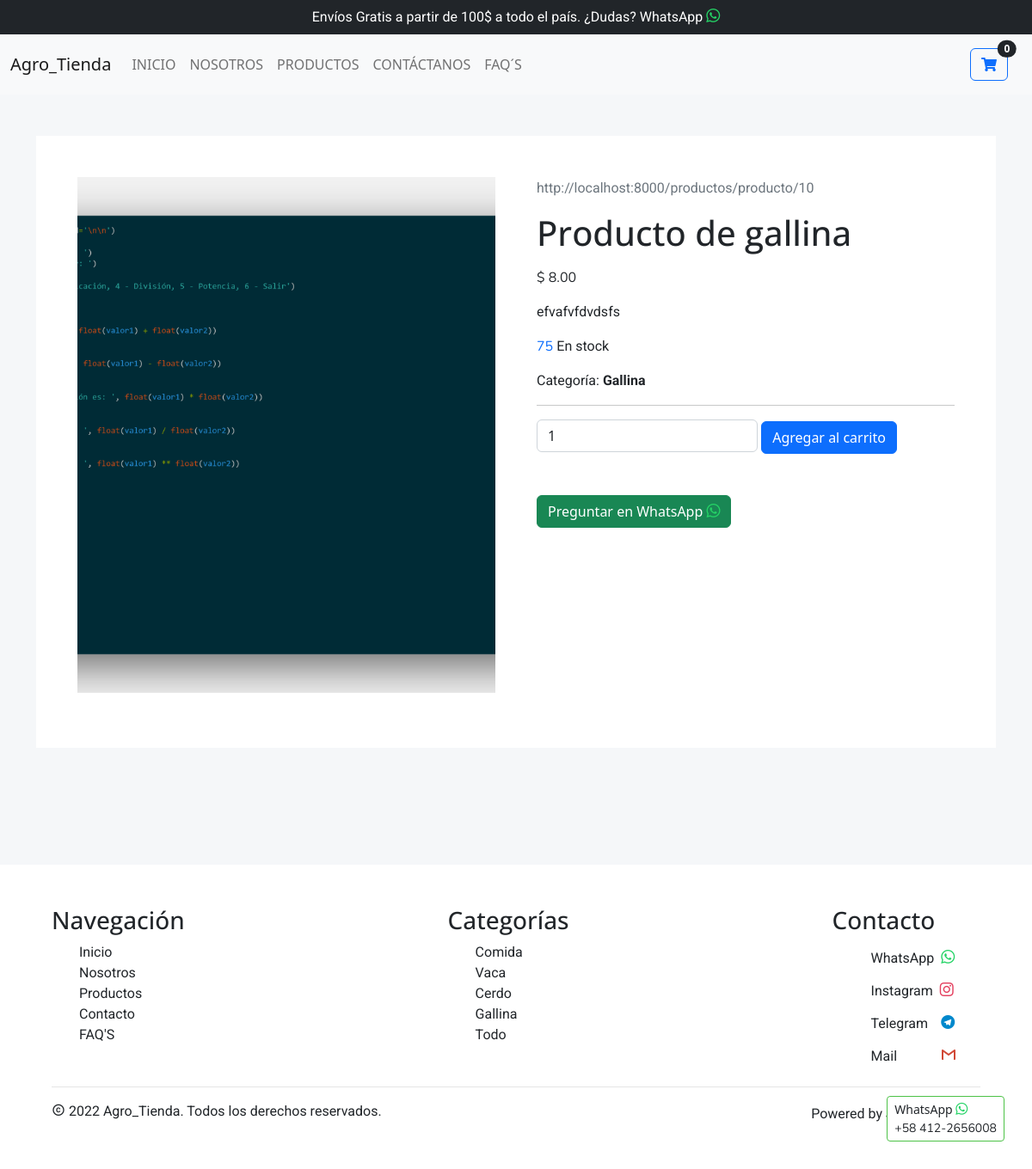
The page /productos/producto/10/ on the database its author committed.
### Productos/models.py (models this page shows, shortened)
class Producto(models.Model):
    nombre = models.CharField(max_length=50)
    descripcion = models.TextField()
    precio = models.DecimalField(max_digits=10, decimal_places=2)
    imagen = models.ImageField(upload_to=save_image_product, blank=True)
    cantidad = models.IntegerField(default=0)
    created_at = models.DateTimeField(auto_now_add=True)
    categoria = models.ForeignKey(Categoria, on_delete=models.SET_NULL, null=True, blank=True)
    recomendar = models.BooleanField(default=False)
    class Meta:
        ordering = ['-created_at']
    def get_absolute_url(self):
        host = 'http://localhost:8000'
        return host + '/productos/producto/' + str(self.id)

class Categoria(models.Model):
    nombre = models.CharField(max_length=50)
    descripcion = models.TextField()
    imagen = models.ImageField(upload_to=save_image_category, blank=True)
    number_prd = models.IntegerField(default=0)

### Productos/views.py (the view)
# urls.py: path('producto/<id>/', detail_producto, name='detail_producto'),
def detail_producto(request, id):
    producto = Producto.objects.get(id=id)
    categories = Categoria.objects.all()
    data = {
        'producto': producto,
        'categories': categories,
    }
    number_prd_cart, cart, cart_prd = get_total_items_cart(request)
    data['number_prd_cart'] = number_prd_cart
    data['cart'] = cart
    data['cart_prd'] = cart_prd
    return render(request, 'productos/detail_producto.html', data)

### Productos/views.py (called while the page is built)
def get_total_items_cart(request):
    if 'cart' in request.session.keys():
        cart = Cart(request)
        number_prd_cart = 0
        cart_prd = []
        for item in cart.get_items():
            number_prd_cart += 1
            cart_prd.append(item)
        return number_prd_cart, cart, cart_prd
    else:
        return 0, None, None

### Productos/templates/productos/detail_producto.html (shortened to what this page needs)
{% extends 'users/base.html' %}
{% load static %}
{% load humanize %}
{% block styles %}
    <link rel="stylesheet" href="{% static 'productos/css/detail_producto.css' %}">
{% endblock %}
{% block container %}
    <div class="container" style="min-height: 100vh">
        <div class="content-product">
            <div class="img_product">
                <figure style="background-image: url({{ producto.imagen.url }})"></figure>
            </div>
            <div class="product_info">
                <a href="{{ producto.get_absolute_url }}" class="text-muted text text-decoration-none">{{ producto.get_absolute_url }}</a>
                <h1 class="title mt-3">{{ producto.nombre }}</h1>
                <p class="precio number mt-3">$ {{ producto.precio | intcomma }}</p>
                <p class="description text">{{ producto.descripcion }}</p>
                <p class="cantidad number"><span class="text-primary">{{ producto.cantidad }}</span> <span class="text">En stock</span></p>
                <p class="category text">Categoría: <span class="fw-bold">{{ producto.categoria.nombre }}</span></p>
                <hr>
                <div class="cart-form">
                    <form action="{% url 'add_to_cart' producto.id %}" method="post" enctype="multipart/form-data">
                        <input type="number" class="form-control" value="1" name="cantidad" style="width: min-content; display: inline-block">
                        <button type="submit" class="btn btn-primary btn-add-cart">Agregar al carrito</button>
                    </form>
                    <a href="https://wa.me/584129032865/?text=Hola, me puede dar información de este producto {{ producto.get_absolute_url }} Producto: {{ producto.nombre }}" class="btn btn-success mt-5">Preguntar en WhatsApp <span class="icon-whatsapp"></span></a>
                </div>
            </div>
        </div>
    </div>
{% endblock %}

### Users/templates/users/base.html (shortened to what this page needs)
{% load static %}
<!DOCTYPE html>
<html lang="en">
<head>
    {% block styles %}
    {% endblock %}
    <link rel="stylesheet" href="{% static 'users/general/base.css' %}">
    <link rel="stylesheet" href="{% static 'users/Iconos/style.css' %}">
    <link rel="stylesheet" href="https://use.fontawesome.com/releases/v5.8.1/css/all.css">
    <link href="https://cdn.jsdelivr.net/npm/bootstrap@5.2.0-beta1/dist/css/bootstrap.min.css" rel="stylesheet"></head>
<body>
    <div class="header" id="up">
        <nav class="navbar navbar-expand-lg navbar-dark bg-dark">
            <p class="text-center text w-100 m-0 text-white">Envíos Gratis a partir de 100$ a todo el país.  ¿Dudas?
                <a href="https://api.whatsapp.com/send?phone=584122656008&text=hola" class="text-reset text-decoration-none">WhatsApp <span class="icon-whatsapp"></span></a></p>
        </nav>
        <nav class="navbar navbar-expand-lg bg-light">
            <div class="container-fluid">
                <a class="navbar-brand" href="#">Agro_Tienda</a>
                <div class="collapse navbar-collapse" id="navbarSupportedContent">
                    <ul class="navbar-nav me-auto mb-2 mb-lg-0">
                        <li class="nav-item">
                            <a class="nav-link" href="{% url 'home' %}">INICIO</a>
                        </li>
                        <li class="nav-item">
                            <a class="nav-link" href="{% url 'about_us' %}">NOSOTROS</a>
                        </li>
                        <li class="nav-item">
                            <a class="nav-link" href="{% url 'productos' %}">PRODUCTOS</a>
                        </li>
                        <li class="nav-item">
                            <a class="nav-link" href="{% url 'contact' %}">CONTÁCTANOS</a>
                        </li>
                        <li class="nav-item">
                            <a class="nav-link" href="{% url 'answers_questions' %}">FAQ´S</a>
                        </li>
                    </ul>
                    <span class="navbar-text">
                        <div class="btn-group me-3">
                            <button type="button" class="btn btn-outline-primary dropdown-toggle cart-button" data-bs-toggle="dropdown" aria-expanded="false">
                                <i class="fas fa-shopping-cart"></i>
                                <span class="position-absolute top-0 start-100 translate-middle badge rounded-pill bg-dark">
                                    {% if 'cart' in request.session.keys %}
                                        {{ number_prd_cart }}
                                    {% else %}
                                        0
                                    {% endif %}
                                    <span class="visually-hidden">unread messages</span></span>
                            </button>
                        </div>
                    </span>
                </div>
            </div>
        </nav>
    </div>
    <div class="super-container">
        {% block container %}
        {% endblock %}
        <a href="https://api.whatsapp.com/send?phone=584122656008" target="_blank" class="btn btn-whatsapp btn-sm text-start">WhatsApp <span class="icon-whatsapp"></span>
            <br><span class="number">+58 412-2656008</span>
        </a>
    </div>
    <footer class="footer mt-5">
        <div class="content-footer container">
            <div class="menu">
                <section class="section-navigation">
                    <h3 class="title">Navegación</h3>
                    <ul class="navigation">
                        <li class="navigation-item text"><a href="{% url 'home' %}" class="text-decoration-none text-dark">Inicio</a></li>
                        <li class="navigation-item text"><a href="{% url 'about_us' %}" class="text-decoration-none text-dark">Nosotros</a></li>
                        <li class="navigation-item text"><a href="{% url 'productos' %}" class="text-decoration-none text-dark">Productos</a></li>
                        <li class="navigation-item text"><a href="{% url 'contact' %}" class="text-decoration-none text-dark">Contacto</a></li>
                        <li class="navigation-item text"><a href="{% url 'answers_questions' %}" class="text-decoration-none text-dark">FAQ'S</a></li>
                    </ul>
                </section>
                <section class="section-categories">
                    <h3 class="title">Categorías</h3>
                    <ul class="categories">
                        {% for category in categories %}
                            <li class="categories-item text"><a href="/productos/?category={{ category.id }}" class="text-decoration-none text-dark">{{ category.nombre | capfirst }}</a></li>
                        {% endfor %}
                        <li class="categories-item text"><a href="{% url 'productos' %}" class="text-decoration-none text-dark">Todo</a></li>
                    </ul>
                </section>
                <section class="section-contact">
                    <h3 class="title">Contacto</h3>
                    <ul class="contact-info-list">
                        <li class="cantact-item text">
                            <a href="https://api.whatsapp.com/send?phone=584122656008" target="_blank" class="btn whatsapp">WhatsApp <span class="icon-whatsapp ms-1"></span></a>
                        </li>
                        <li class="contact-item text">
                            <a href="https://www.instagram.com/carnetoday/" target="_blank" class="btn instagram">Instagram <span class="icon-instagram ms-1"></span></a>
                        </li>
                        <li class="contact-item text">
                            <a href="https://t.me/+584122647923" target="_blank" class="btn telegram">Telegram <span class="icon-telegram" style="color: #0088cc; margin-left: 0.7rem"></span></a>
                        </li>
                        <li class="contact-item text">
                            <a href="mailto:junior31064049@gmail.com" target="_blank" class="btn mail">Mail <span class="icon-gmail ms-5"></span></a>
                        </li>
                    </ul>
                </section>
            </div>
            <div class="copytight">
                <p class="copytight-content text m-0">
                    <span class="icon-copyright"></span> 2022 Agro_Tienda. Todos los derechos reservados.
                </p>
                <p class="poweredby text m-0">Powered by Junior.R
                    <a href="#up"></a>
                </p>
            </div>
        </div>
    </footer>
</body>
</html>

### Productos/static/productos/css/detail_producto.css (style rules this page uses)
.content-product { display: grid; grid-template-columns: 1fr 1fr; gap: 3rem; padding: 3rem; background-color: #fff; margin-top: 3rem; }
.content-product .img_product figure { width: 100%; height: 600px; background-size: cover; background-position: center; background-repeat: no-repeat; }

### Users/static/users/general/base.css (style rules this page uses)
.number { font-family: 'Nunito', sans-serif; }
.title { font-family: 'Open Sans', sans-serif; }
.text { font-family: 'Roboto', sans-serif; }
body { background-color: #f5f7f9 !important; scroll-behavior: smooth; }
.btn-whatsapp { position: fixed; bottom: 2rem; right: 2rem; z-index: 9999; border: 1px solid #4dc247 !important; background-color: #FFFFFF !important; animation-name: salt-button; animation-duration: 1s; animation-timing-function: ease-in-out; animation-iteration-count: infinite; }
.cart-button::after { display: none !important; }
footer { background-color: #FFFFFF; padding: 3rem 3rem; }
footer .content-footer { display: grid; grid-template-columns: 1fr; grid-template-rows: 1fr auto; }
footer .content-footer .menu { display: flex; justify-content: space-between; flex-wrap: wrap; gap: 1rem; }
footer .content-footer .menu .section-navigation ul li, footer .content-footer .menu .section-categories ul li, footer .content-footer .menu .section-contact ul li { list-style: none; margin-right: 1rem; }
footer .content-footer .copytight { display: flex; justify-content: space-between; border-top: 1px solid #e5e5e5; padding-top: 1rem; flex-wrap: wrap; }

### rows shown on the page
Producto: imagen (picture), get_absolute_url "http://localhost:8000/productos/producto/10", nombre "Producto de gallina", precio "8.00", descripcion "efvafvfdvdsfs", cantidad "75", categoria.nombre "Gallina"
Categoria: nombre "Comida"
Categoria: nombre "Vaca"
Categoria: nombre "Cerdo"
Categoria: nombre "Gallina"
